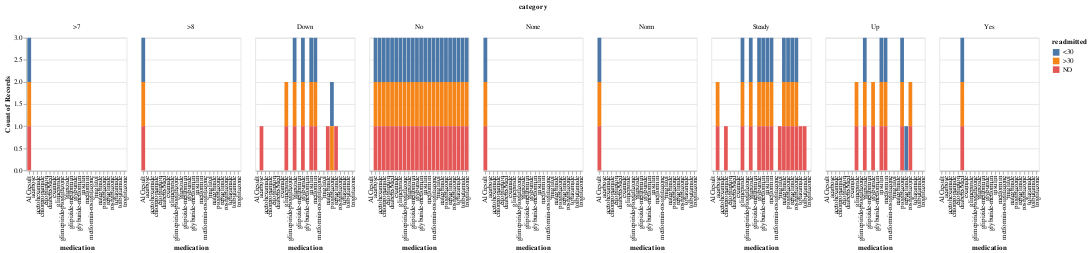

Notebook cell for this chart:
### Markdown cell above
**Analysis Question:** How do medication dosage changes vary across readmission status?

**Visualization Design:** I chose to create a faceted bar chart showing the number of individuals on each medication within the readmission groups. The bars are then colored by how the dosage of that medication has changed for the individual.

**Analysis:** From this plot, we can see that most medications are not being taken by individuals. In addition, we can see that most observations can be found within the "No" and ">30" readmissions statuses. We can see that insulin shows the most significant variation within each status. The other medications also show that of the individuals taking them, their doses are steady or increased rather than decreased.

### Code cell
medications = data.iloc[:10000, list(range(24, 47)) + [49]+[50]]

melted_data = medications.melt(id_vars=['readmitted'], var_name='medication', value_name='category')

# Calculate the percentage within each medication group
medication_counts = melted_data.groupby(['medication', 'category', 'readmitted']).size().reset_index(name='count')

# Create a bar chart
bar_chart = alt.Chart(medication_counts).mark_bar().encode(
    x='medication:N',
    y='count()',
    color='readmitted:N',
    column='category:N',
    tooltip=['medication:N', 'category:N', 'readmitted:N', 'count()']
).properties(
    width=150,
    height=200
)

bar_chart

### Figure 1 — Vega-Lite specification as saved in the notebook (floating-point values rounded to 4 significant figures; data arrays with more than 128 entries replaced by an {"elided": "..."} marker saying what was removed)
{"config": {"view": {"continuousWidth": 400, "continuousHeight": 300}}, "data": {"name": "data-21a852c2c5a787fa31ebfa1b57bf8ded"}, "mark": "bar", "encoding": {"color": {"field": "readmitted", "type": "nominal"}, "column": {"field": "category", "type": "nominal"}, "tooltip": [{"field": "medication", "type": "nominal"}, {"field": "category", "type": "nominal"}, {"field": "readmitted", "type": "nominal"}, {"aggregate": "count", "type": "quantitative"}], "x": {"field": "medication", "type": "nominal"}, "y": {"aggregate": "count", "type": "quantitative"}}, "height": 200, "width": 150, "$schema": "https://vega.github.io/schema/vega-lite/v4.17.0.json", "datasets": {"data-21a852c2c5a787fa31ebfa1b57bf8ded": {"elided": "158 records"}}}
